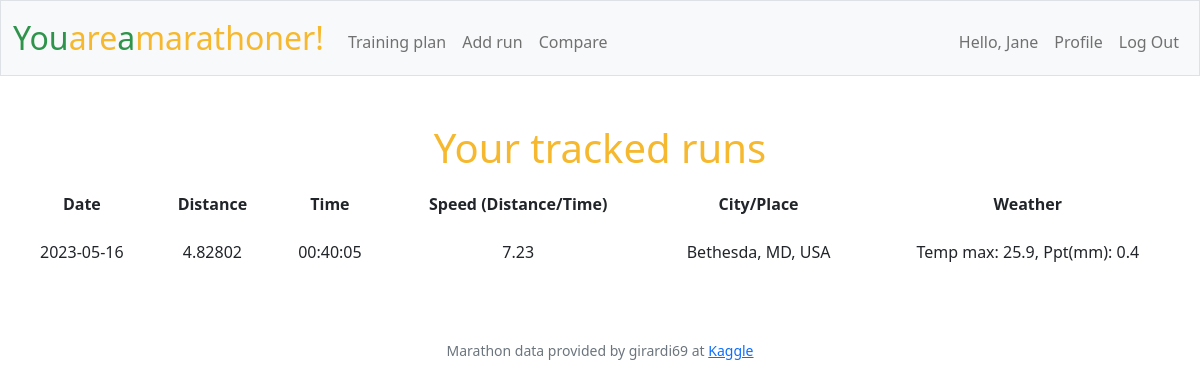
Page / (signed in) on the earlier database version.
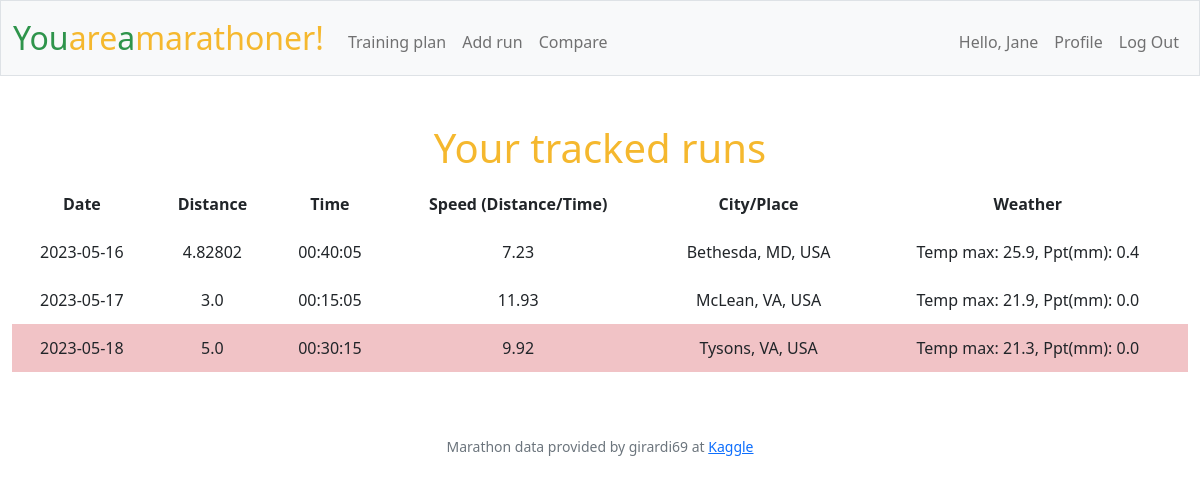
Same page on the later database version.
### tables this page shows
CREATE TABLE runs (
id INTEGER PRIMARY KEY AUTOINCREMENT NOT NULL,
    user_id INTEGER,
    rundate DATETIME NOT NULL DEFAULT CURRENT_TIMESTAMP,
    distance REAL NOT NULL,
    runtime TEXT NOT NULL,
    speed REAL NOT NULL,
    weather TEXT, city TEXT,
    FOREIGN KEY (user_id) REFERENCES users (id));

### app.py (the view)
@app.route("/")
@login_required
def index():
    runs = get_user_runs(session["user_id"], cursordb)
    today = date.today()
    flash_message = False
    if len(runs) != 0:
        flash_message = True
    return render_template("layout.html", flash_message = flash_message, runs = runs, futuredate = today)

### app.py (called while the page is built)
@app.after_request
def after_request(response):
    response.headers["Cache-Control"] = "no-cache, no-store, must-revalidate"
    response.headers["Expires"] = 0
    response.headers["Pragma"] = "no-cache"
    return response

### supportfunctions.py (called while the page is built)
def login_required(f):
    @wraps(f)
    def decorated_function(*args, **kwargs):
        if session.get("user_id") is None:
            return redirect("/login")
        return f(*args, **kwargs)
    return decorated_function

def convert_to_date(datestr):
    return datetime.strptime(datestr, "%Y-%m-%d").date()

### templates/layout.html (shortened to what this page needs)
<!DOCTYPE html>
<html lang="en">
    <head>
        <link href="https://cdn.jsdelivr.net/npm/bootstrap@5.1.3/dist/css/bootstrap.min.css"
 rel="stylesheet">
        <link href="/static/styles.css" rel="stylesheet">
    </head>
    <body>
        <nav class="bg-light border navbar navbar-expand-md navbar-light">
            <div class="container-fluid">
                <a class="navbar-brand" href="/"><span class="green">You</span><span class="yellow">are</span><span class="green">a</span><span class="yellow">marathoner!</span></a>
                <div class="collapse navbar-collapse" id="navbar">
                    {% if session["user_id"] %}
                    <ul class="navbar-nav me-auto mt-2">
                        <li class="nav-item"><a class="nav-link" href="/plan">Training plan</a></li>
                        <li class="nav-item"><a class="nav-link" href="/addrun">Add run</a></li>
                        <li class="nav-item"><a class="nav-link" href="/compare">Compare</a></li>
                    </ul>
                    <ul class="navbar-nav ms-auto mt-2">
                        <li class="nav-link">Hello, {{ session["username"] }}</li>
                        <li class="nav-item"><a class="nav-link" href="/profile">Profile</a></li>
                        <li class="nav-item"><a class="nav-link" href="/logout">Log Out</a></li>
                    </ul>
                    {% else %}
                    <ul class="navbar-nav ms-auto mt-2">
                        <li class="nav-item"><a class="nav-link" href="/register">Register</a></li>
                        <li class="nav-item"><a class="nav-link" href="/login">Log In</a></li>
                    </ul>
                    {% endif %}
                </div>
            </div>
        </nav>
        <main class="container-fluid py-5 text-center">
                {% block main %}
                {% if session["user_id"] %}
                    {% if flash_message == True %}
                        <h1>Your tracked runs</h1>
                        <table>
                            <thead>
                                <tr>
                                    <th>Date</th>
                                    <th>Distance</th>
                                    <th>Time</th>
                                    <th>Speed (Distance/Time)</th>
                                    <th>City/Place</th>
                                    <th>Weather</th>
                                </tr>
                            </thead>
                            <tbody>
                                {% for run in runs %}
                                <tr {% if run.date|convertdate > futuredate %} class="futuredate" {% endif %}>
                                    <td>{{ run.date }}</td>
                                    <td>{{ run.distance }}</td>
                                    <td>{{ run.time}}</td>
                                    <td>{{ run.speed }}</td>
                                    <td>{{ run.city }}</td>
                                    <td>{{ run.weather }}</td>
                                </tr>
                                {% endfor %}
                            </tbody>
                        </table>
                    {% else %}
                        <h1>Your tracked runs</h1>
                        <h2>No runs yet tracked, stay put!</h2>
                    {% endif %}
                {% else %}
                        <h1>Login or register to start running!</h1>
                {% endif %}
                {% endblock %}
        </main>
        <footer class="mb-5 small text-center text-muted">
            Marathon data provided by girardi69 at <a
                href="https://www.kaggle.com/datasets/girardi69/marathon-time-predictions" target="_blank" rel="noopener noreferrer">Kaggle</a>
        </footer>
    </body>
</html>

### static/styles.css (style rules this page uses)
.futuredate { background-color:#f1c3c6; }
nav .navbar-brand { font-size: xx-large; }
nav .navbar-brand .yellow, h1, h2 { color: #f5b82e; }
nav .navbar-brand .green { color: #2e944b; }
table { background-color: transparent; margin-bottom: 1rem; width: 100%; }
table th, table td { padding: 0.75rem; vertical-align: middle; }

Differences in the rows shown:
added runs: date "2023-05-17", distance "3.0", time "00:15:05", speed "11.93", city "McLean, VA, USA", weather "Temp max: 21.9, Ppt(mm): 0.0"
added runs: date "2023-05-18", distance "5.0", time "00:30:15", speed "9.92", city "Tysons, VA, USA", weather "Temp max: 21.3, Ppt(mm): 0.0"
